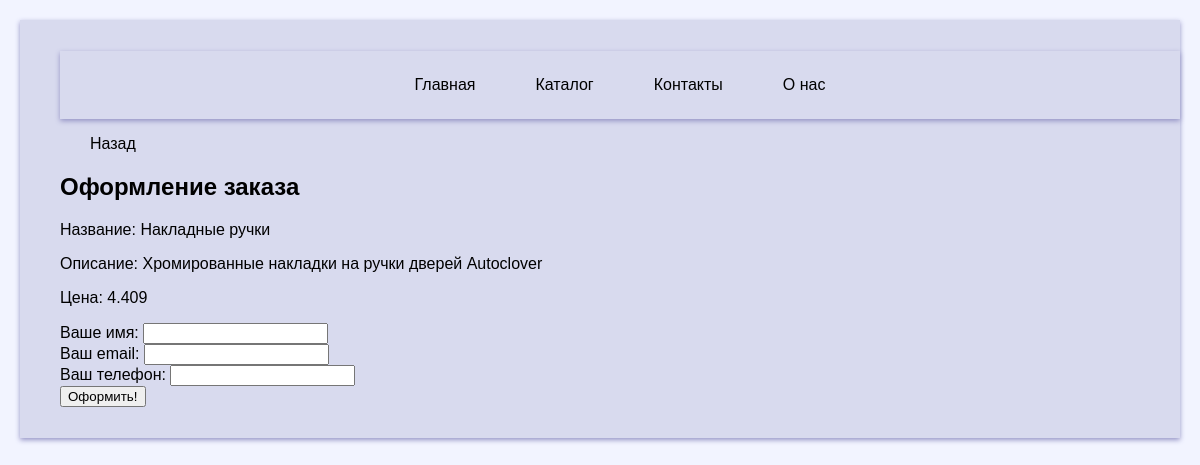
The page /add/5 on the database its author committed.
### tables this page shows
CREATE TABLE 'avto' (
	'id'	INTEGER UNIQUE,
	'name'	TEXT,
	'specifications'	TEXT,
	'mane'	INTEGER,
	PRIMARY KEY('id' AUTOINCREMENT)
);

### Main.py (the view, shortened to what this page needs)
@app.route("/add/<id>" , methods=['post', 'get'])
def Add(id):
    coon = sqlite3.connect("database.db")
    tovar = coon.execute('select * from avto WHERE id = ' + id).fetchall()
    coon.close()
    return render_template("form.html",tovar = tovar )

### Templates/form.html (shortened to what this page needs)
<!DOCTYPE html>
<html lang="en">
<head>
  <nav>
    <ul>
</head>
<body>
    <nav>
        <div class="nav-container">
            <a href="/" class="nav-link">Главная</a>
            <a href="/catalog" class="nav-link">Каталог</a>
            <a href="/contacts" class="nav-link">Контакты</a>
            <a href="/about" class="nav-link">О нас</a>
        </div>
    </nav>
{% extends 'base.html' %}
{% block content %}
<link rel="stylesheet" href="{{ url_for('static', filename='main.css') }}">
<p><a href="/catalog" class="nav-link">Назад</a></p>
<h1>Оформление заказа</h1>
{% for i in tovar %}
    <p>Название: {{i[1]}}</p>
    <p>Описание: {{i[2]}}</p>
    <p>Цена: {{i[3]}}</p>
    <form action="" method="post" class="form-example">
    <div class="form-example">
        <label for="name">Ваше имя: </label>
        <input type="text" name="name" id="name" required />
    </div>
    <div class="form-example">
        <label for="email">Ваш email: </label>
        <input type="email" name="email" id="email" required />
    </div>
    <div class="form-example">
        <label for="number">Ваш телефон: </label>
        <input type="number" name="number" id="number" required />
    </div>
    <div class="form-example">
        <input type="submit" value="Оформить!" />
    </div>
    </form>
{% endfor %}
{% endblock%}

### Static/main.css (style rules this page uses)
body { background-color: rgb(242, 244, 255); font-family: Palatino Linotype, Book Antiqua, Palatino, serif }
body { font-family: Arial, sans-serif; max-width: 1200px; margin: 0 auto; padding: 20px; }

### Templates/form.html (style rules this page uses)
nav { background-color: #d8daee; padding: 15px 0; width: 100%; box-shadow: 0 2px 5px rgb(148, 147, 197); }
.nav-container { max-width: 1200px; margin: 0 auto; display: flex; justify-content: center; }
.nav-link { color: rgb(0, 0, 0); text-decoration: none; padding: 10px 20px; margin: 0 10px; border-radius: 4px; transition: background-color 0.3s; }

### Templates/base.html (style rules this page uses)
body { background:rgb(255, 255, 255); }

### rows shown on the page
avto: name "Накладные ручки", specifications "Хромированные накладки на ручки дверей Autoclover", mane "4.409"
